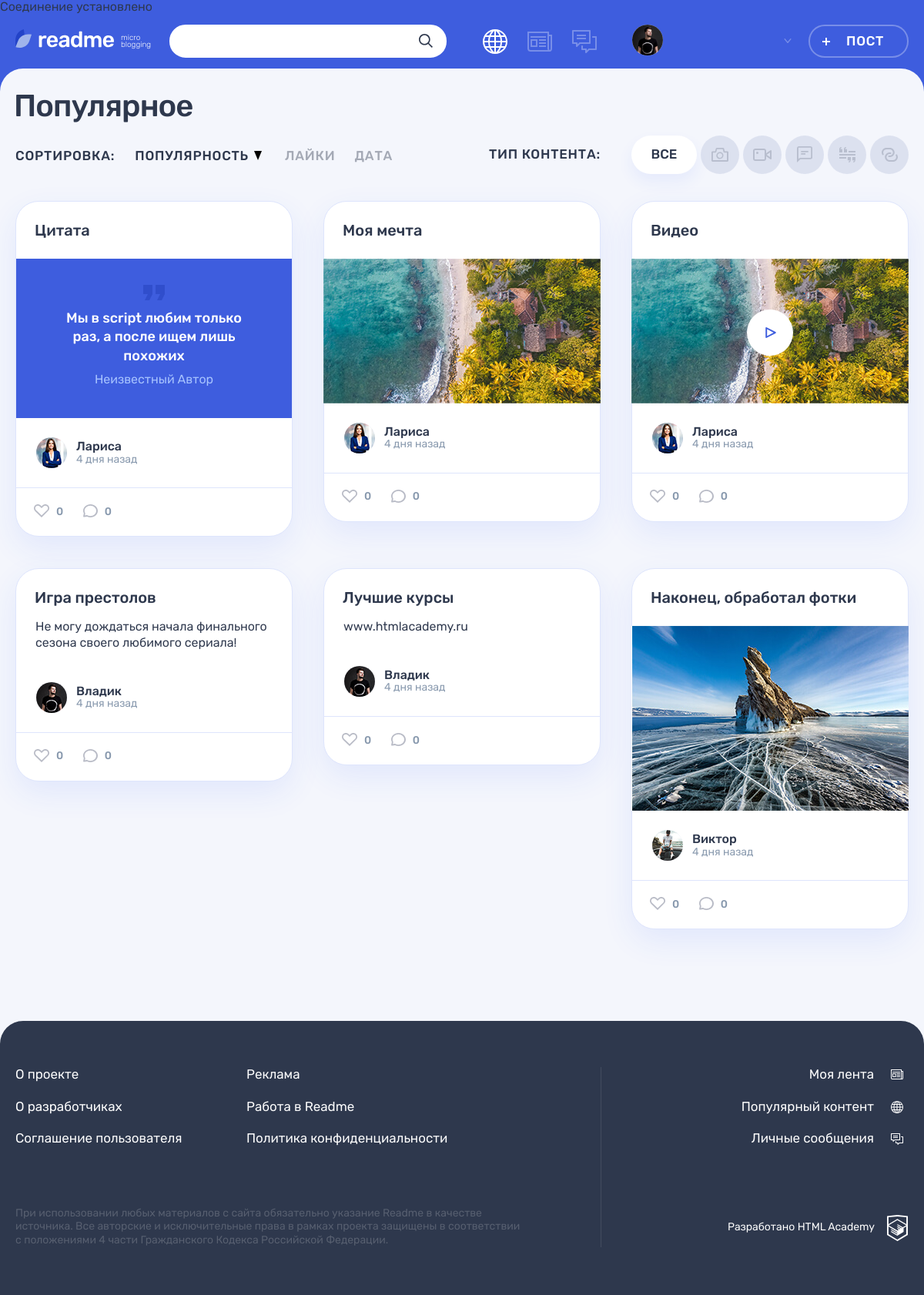
The page / on the database its author committed.
### tables this page shows
CREATE TABLE posts (
  id INT(11) UNSIGNED AUTO_INCREMENT PRIMARY KEY,
  dt_add TIMESTAMP DEFAULT CURRENT_TIMESTAMP,
  title CHAR(255) NOT NULL,
  user_id INT(11) UNSIGNED NOT NULL,
  content TEXT NOT NULL,
  views_count INT(11) UNSIGNED NOT NULL DEFAULT '0',
  category_id INT(11) UNSIGNED NOT NULL,
  hashtag_id INT(11) UNSIGNED NOT NULL DEFAULT '0',

  FOREIGN KEY (user_id) REFERENCES users (id) ON DELETE CASCADE ON UPDATE CASCADE,
  FOREIGN KEY (category_id) REFERENCES categories (id) ON DELETE CASCADE ON UPDATE CASCADE,
  FOREIGN KEY (hashtag_id) REFERENCES hashtag (id) ON DELETE CASCADE ON UPDATE CASCADE
);

CREATE TABLE users (
  id INT(11) UNSIGNED AUTO_INCREMENT PRIMARY KEY,
  dt_add TIMESTAMP DEFAULT CURRENT_TIMESTAMP,
  email CHAR(255) NOT NULL UNIQUE,
  name CHAR(255) NOT NULL,
  password CHAR(255) NOT NULL,
  avatar_path CHAR(255) NOT NULL
);

### templates/main.php (the view, shortened to what this page needs)
<div class="container">
            <h1 class="page__title page__title--popular">Популярное</h1>
        </div>
        <div class="popular container">
            <div class="popular__filters-wrapper">
                <div class="popular__sorting sorting">
                    <b class="popular__sorting-caption sorting__caption">Сортировка:</b>
                    <ul class="popular__sorting-list sorting__list">
                        <li class="sorting__item sorting__item--popular">
                            <a class="sorting__link sorting__link--active" href="#">
                                <span>Популярность</span>
                                <svg class="sorting__icon" width="10" height="12">
                                    <use xlink:href="#icon-sort"></use>
                                </svg>
                            </a>
                        </li>
                        <li class="sorting__item">
                            <a class="sorting__link" href="#">
                                <span>Лайки</span>
                            </a>
                        </li>
                        <li class="sorting__item">
                            <a class="sorting__link" href="#">
                                <span>Дата</span>
                            </a>
                        </li>
                    </ul>
                </div>
                <div class="popular__filters filters">
                    <b class="popular__filters-caption filters__caption">Тип контента:</b>
                    <ul class="popular__filters-list filters__list">
                        <li class="popular__filters-item popular__filters-item--all filters__item filters__item--all">
                            <a class="filters__button filters__button--ellipse filters__button--all filters__button--active"
                                href="#">
                                <span>Все</span>
                            </a>
                        </li>
                        <li class="popular__filters-item filters__item">
                            <a class="filters__button filters__button--photo button" href="#">
                                <svg class="filters__icon" width="22" height="18">
                                    <use xlink:href="#icon-filter-photo"></use>
                                </svg>
                            </a>
                        </li>
                        <li class="popular__filters-item filters__item">
                            <a class="filters__button filters__button--video button" href="#">
                                <svg class="filters__icon" width="24" height="16">
                                    <use xlink:href="#icon-filter-video"></use>
                                </svg>
                            </a>
                        </li>
                        <li class="popular__filters-item filters__item">
                            <a class="filters__button filters__button--text button" href="#">
                                <svg class="filters__icon" width="20" height="21">
                                    <use xlink:href="#icon-filter-text"></use>
                                </svg>
                            </a>
                        </li>
                        <li class="popular__filters-item filters__item">
                            <a class="filters__button filters__button--quote button" href="#">
                                <svg class="filters__icon" width="21" height="20">
                                    <use xlink:href="#icon-filter-quote"></use>
                                </svg>
                            </a>
                        </li>
                        <li class="popular__filters-item filters__item">
                            <a class="filters__button filters__button--link button" href="#">
                                <svg class="filters__icon" width="21" height="18">
                                    <use xlink:href="#icon-filter-link"></use>
                                </svg>
                            </a>
                        </li>
                    </ul>
                </div>
            </div>
            <div class="popular__posts">
                <?php foreach ($posts as $post): ?>
                    <article class="popular__post post <?= htmlspecialchars($post['type']); ?>">
                        <header class="post__header">
                            <h2><?= htmlspecialchars($post['header']); ?></h2>
                        </header>
                        <div class="post__main">
                            <?php if (htmlspecialchars($post['type']) === 'post-quote'): ?>
                                <blockquote>
                                    <p><?= htmlspecialchars($post['content']); ?></p>
                                    <cite>Неизвестный Автор</cite>
                                </blockquote>
                            <?php elseif (htmlspecialchars($post['type']) === 'post-text'): ?>
                                <?= cut_string(htmlspecialchars($post['content'])); ?>
                            <?php elseif (htmlspecialchars($post['type']) === 'post-photo'): ?>
                                <div class="post-photo__image-wrapper">
                                    <img src="assets/img/<?= htmlspecialchars($post['content']); ?>" alt="Фото от пользователя" width="360" height="240">
                                </div>
                             <?php elseif (htmlspecialchars($post['type']) === 'post-video'): ?>
                            <div class="post-video__block">
                                <div class="post-video__preview">
                                </div>
                                <a href="views/post-details.html" class="post-video__play-big button">
                                    <svg class="post-video__play-big-icon" width="14" height="14">
                                        <use xlink:href="#icon-video-play-big"></use>
                                    </svg>
                                </a>
                            </div>
                            <?php endif; ?>
                        </div>
                        <footer class="post__footer">
                            <div class="post__author">
                                <a class="post__author-link" href="#" title="Автор">
                                    <div class="post__avatar-wrapper">
                                        <img class="post__author-avatar" src="assets/img/<?= htmlspecialchars($post['user_pic']); ?>"
                                            alt="Аватар пользователя">
                                    </div>
                                    <div class="post__info">
                                        <b class="post__author-name"><?= htmlspecialchars($post['user_name']); ?></b>
                                        <time class="post__time" title="<?= $post['date']; ?>" datetime="<?= date('c', strtotime($post['date'])); ?>"><?= get_rel_date($post['date']); ?></time>
                                    </div>
                                </a>
                            </div>
                            <div class="post__indicators">
                                <div class="post__buttons">
                                    <a class="post__indicator post__indicator--likes button" href="#" title="Лайк">
                                        <svg class="post__indicator-icon" width="20" height="17">
                                            <use xlink:href="#icon-heart"></use>
                                        </svg>
                                        <span>0</span>
                                    </a>
                                    <a class="post__indicator post__indicator--comments button" href="#"
                                        title="Комментарии">
                                        <svg class="post__indicator-icon" width="19" height="17">
                                            <use xlink:href="#icon-comment"></use>
                                        </svg>
                                        <span>0</span>
                                    </a>
                                </div>
                            </div>
                        </footer>
                    </article>
                <?php endforeach; ?>
            </div>
        </div>

### assets/helpers.php (shortened to what this page needs)
<?php
function get_rel_date($date1) {
    $date2 = date('c');
    $minute = 60;
    $hour = $minute * 60;
    $day = $hour * 24;
    $week = $day * 7;
    $month = $week * 4;
    $interval = strtotime($date2) - strtotime($date1);
    $isMinutes = $interval / $hour < 1;
    $isHours = $interval / $hour >= 1 && $interval / $hour < 24;
    $isDays = $interval / $hour >= 24 && $interval / $day < 7;
    if ($isMinutes) {
        return floor($interval / $minute) . ' ' . get_noun_plural_form($interval / $minute, 'минута', 'минуты', 'минут') . ' назад';
    }
    else if ($isHours) {
        return floor($interval / $hour) . ' ' . get_noun_plural_form($interval / $hour, 'час', 'часа', 'часов') . ' назад';
    }
    else if ($isDays) {
        return floor($interval / $day) . ' ' . get_noun_plural_form($interval / $day, 'день', 'дня', 'дней') . ' назад';
    }
}
  function cut_string($string, $max_length = 300) {
    if (strlen($string) <= $max_length)
        return '<p>' . $string . '</p>';
    $read_more = '<a class="post-text__more-link" href="#">Читать далее</a>';
    $result_string = null;
    return '<p>' . $result_string . '...' . '</p>' . $read_more;
}
function get_noun_plural_form(int $number, string $one, string $two, string $many): string
{
    $number = (int)$number;
    $mod10 = $number % 10;
    $mod100 = $number % 100;
    switch (true) {
        case ($mod10 >= 2 && $mod10 <= 4):
            return $two;
    }
}
function include_template($name, array $data = [])
{
    $name = 'templates/' . $name;
    extract($data);
    require $name;
    return ob_get_clean();
}
function get_posts ($link)
{
    $sql = 'SELECT p.title as header, c.name as type, p.content, u.name as user_name, u.avatar_path as user_pic, p.dt_add as date
            FROM posts AS p, users AS u, categories as c
            WHERE p.user_id = u.id AND c.id = p.category_id
            ORDER BY p.views_count';
    $result = mysqli_query($link, $sql);
    return mysqli_fetch_all($result, MYSQLI_ASSOC);
}

### rows shown on the page
posts: title "Цитата", content "Мы в script любим только раз, а после ищем лишь похожих", user.avatar_path (picture), user.name "Лариса", dt_add "4 дня назад"
posts: title "Моя мечта", content (picture), user.avatar_path (picture), user.name "Лариса", dt_add "4 дня назад"
posts: title "Видео", user.avatar_path (picture), user.name "Лариса", dt_add "4 дня назад"
posts: title "Игра престолов", content "Не могу дождаться начала финального сезона своего любимого сериала!", user.avatar_path (picture), user.name "Владик", dt_add "4 дня назад"
posts: title "Лучшие курсы", content "www.htmlacademy.ru", user.avatar_path (picture), user.name "Владик", dt_add "4 дня назад"
posts: title "Наконец, обработал фотки", content (picture), user.avatar_path (picture), user.name "Виктор", dt_add "4 дня назад"
